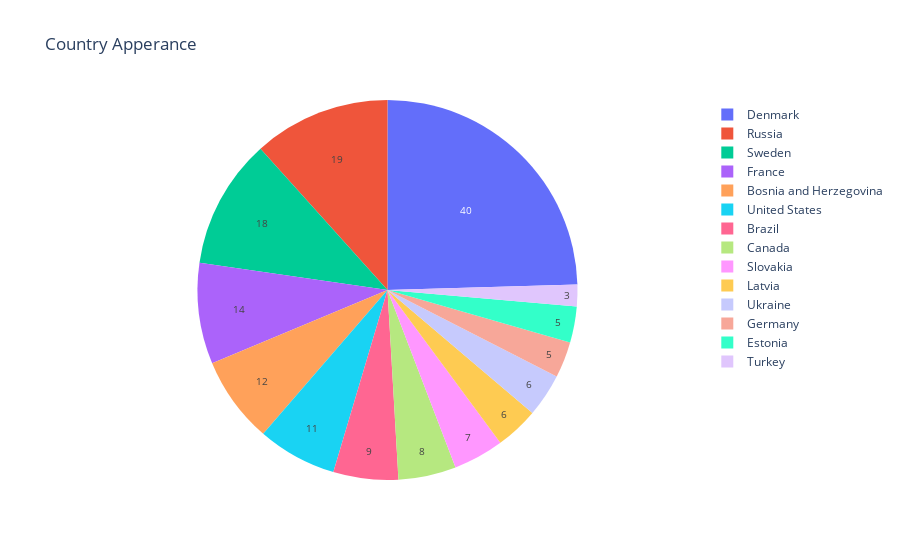

The cell this chart's notebook holds for it:
### Code cell
# Shows what country appears more often in the top 20 , only shows countries that appear more than 3 times
df = pd.read_csv('files/dataframe.csv')

df = df['Country'].value_counts()
df = df.to_frame()

df.columns = ["Count"] 

# Filter 2 or less appearances 
df = df[df['Count'] >= 3]

fig = px.pie(df, values='Count', names=df.index, title='Country Apperance')
fig.update_traces(textinfo='value', textfont_size=10)
fig.show()

### Figure 1 — Plotly figure (JSON) as saved in the notebook; plotly's stock layout.template omitted (floating-point values rounded to 4 significant figures)
{"data": [{"domain": {"x": [0, 1], "y": [0, 1]}, "hovertemplate": "Country=%{label}<br>Count=%{value}<extra></extra>", "labels": ["Denmark", "Russia", "Sweden", "France", "Bosnia and Herzegovina", "United States", "Brazil", "Canada", "Slovakia", "Latvia", "Ukraine", "Germany", "Estonia", "Turkey"], "legendgroup": "", "name": "", "showlegend": true, "textfont": {"size": 10}, "textinfo": "value", "type": "pie", "values": [40, 19, 18, 14, 12, 11, 9, 8, 7, 6, 6, 5, 5, 3]}], "layout": {"autosize": true, "legend": {"tracegroupgap": 0}, "title": {"text": "Country Apperance"}}}
